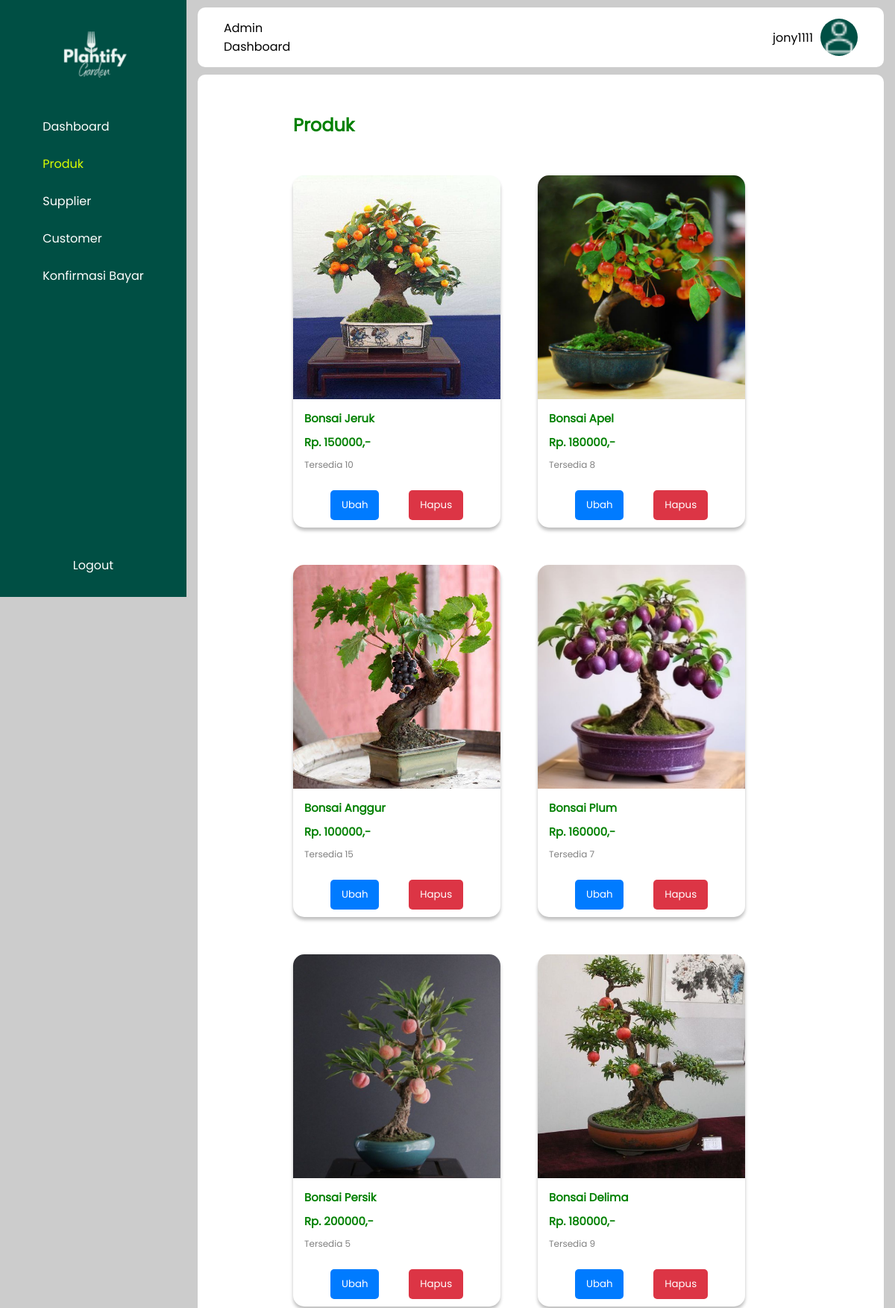
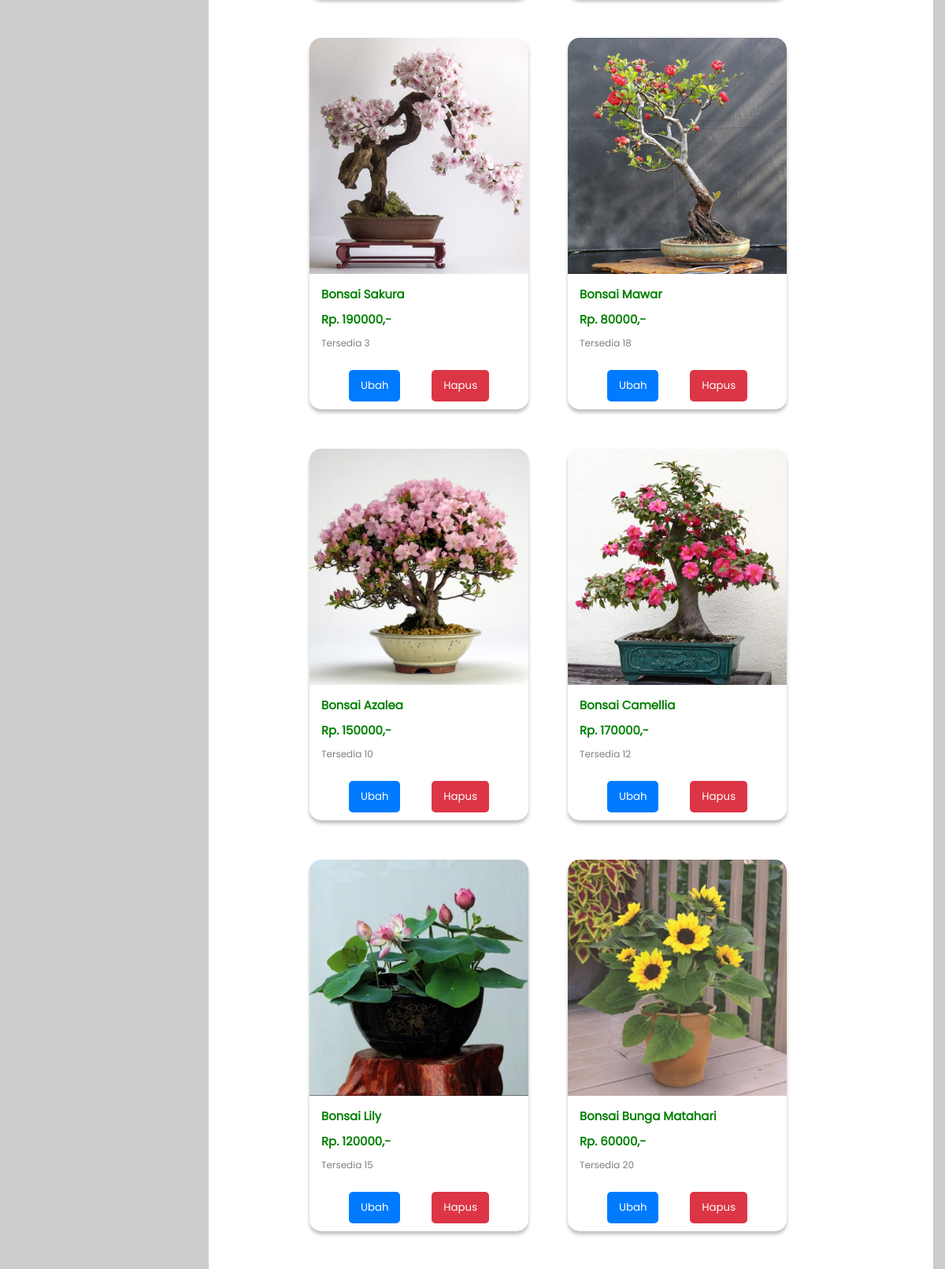
/app/admin/produk.php (signed in, upper part), run on the app's committed database (2 pictures, top to bottom).
### tables this page shows
CREATE TABLE `produk` (
  `id_produk` int(11) NOT NULL,
  `id_supplier` int(11) NOT NULL,
  `nama_produk` varchar(100) NOT NULL,
  `harga_produk` int(11) NOT NULL,
  `stok_produk` int(11) NOT NULL,
  `gambar_produk` varchar(100) NOT NULL,
  `id_kategori` int(11) NOT NULL,
  `created_at` timestamp NOT NULL DEFAULT current_timestamp() ON UPDATE current_timestamp()
);

### app/database.php (called while the page is built, shortened)
<?php
function getAllDataProducts()
{
	try {
		$statement = DB->prepare("SELECT * FROM produk");
		$statement->execute();
		return $statement->fetchAll(PDO::FETCH_ASSOC);
	} catch (PDOException $err) {
		echo $err->getMessage();
	}
}

### app/admin/produk.php (the view, shortened to what this page needs)
<?php
require_once(BASEPATH . "/app/admin/templates/sidebar.php");
require_once(BASEPATH . "/app/admin/templates/header.php");
$products = getAllDataProducts();
?>
    <div class="wadah">
        <div class="judul">
            <h2>Produk</h2>
        </div>
        <div class="container-produk">
            <?php foreach ($products as $product):?>
            <div class="card">
                <img
                    class="img-produk"
                    src="<?= BASEURL ;?>/assets/img/produk/<?= $product['gambar_produk'] ?>"
                    alt="gambar produk"
                />
                <div class="caption">
                    <h5><?= $product['nama_produk']?></h5>
                    <h5>Rp. <?= $product['harga_produk']?>,-</h5>
                    <small>Tersedia <?= $product['stok_produk']?></small>
                </div>
                <div class="button-container">
                    <a href="<?= BASEURL ?>/app/admin/ubah_produk.php?id=<?= $product['id_produk']; ?>">
                        <button class="ubah">Ubah</button>
                    </a>
                    <a href="hapus_produk.php?id=<?= $product['id_produk']; ?>">
                        <button class="hapus">Hapus</button>
                    </a>
                </div>
            </div>
            <?php endforeach;?>
        </div>
    </div>
    </div>
</body>
</html>

### assets/styles/style_admin.css (style rules this page uses)
* { margin: 0; padding: 0; box-sizing: border-box; --hijau: #004f44; --poppins: "Poppins", sans-serif; --monsterrat: "Montserrat"; font-family: var(--poppins); }
body { background-color: #ccc; }
a { color: white; text-decoration: none; }
.judul { display: flex; justify-content: space-between; align-items: center; font-family: var(--monsterrat); margin-bottom: 50px; color: green; }
.wadah { padding: 50px 128px; color: green; background-color: #fff; margin: 10px 15px; border-radius: 10px; }
.container-produk { display: flex; flex-wrap: wrap; gap: 50px; align-content: center; margin-bottom: 50px; }
.card { display: flex; flex-direction: column; border-radius: 15px; font-size: large; border-radius: 15px; background: #fff; box-shadow: 0px 4px 4px 0px rgba(0, 0, 0, 0.25); overflow: hidden; }
.img-produk { object-fit: cover; width: 278px; height: 300px; }
small { font-size: 12px; color: grey; }
.caption { display: flex; flex-direction: column; gap: 10px; padding: 15px; }
.button-container { display: flex; justify-content: space-evenly; padding: 10px; }
button.ubah { background-color: #007bff; color: #fff; border: none; padding: 10px 15px; border-radius: 5px; cursor: pointer; }
button.hapus { background-color: #dc3545; color: #fff; border: none; padding: 10px 15px; border-radius: 5px; cursor: pointer; }

### data on the page
produk: gambar_produk (picture), nama_produk "Bonsai Jeruk", harga_produk "150000", stok_produk "10"
produk: gambar_produk (picture), nama_produk "Bonsai Apel", harga_produk "180000", stok_produk "8"
produk: gambar_produk (picture), nama_produk "Bonsai Anggur", harga_produk "100000", stok_produk "15"
produk: gambar_produk (picture), nama_produk "Bonsai Plum", harga_produk "160000", stok_produk "7"
produk: gambar_produk (picture), nama_produk "Bonsai Persik", harga_produk "200000", stok_produk "5"
produk: gambar_produk (picture), nama_produk "Bonsai Delima", harga_produk "180000", stok_produk "9"
produk: gambar_produk (picture), nama_produk "Bonsai Sakura", harga_produk "190000", stok_produk "3"
produk: gambar_produk (picture), nama_produk "Bonsai Mawar", harga_produk "80000", stok_produk "18"
produk: gambar_produk (picture), nama_produk "Bonsai Azalea", harga_produk "150000", stok_produk "10"
produk: gambar_produk (picture), nama_produk "Bonsai Camellia", harga_produk "170000", stok_produk "12"
produk: gambar_produk (picture), nama_produk "Bonsai Lily", harga_produk "120000", stok_produk "15"
produk: gambar_produk (picture), nama_produk "Bonsai Bunga Matahari", harga_produk "60000", stok_produk "20"

### other printed values
$_SESSION['username'] "jony1111"
